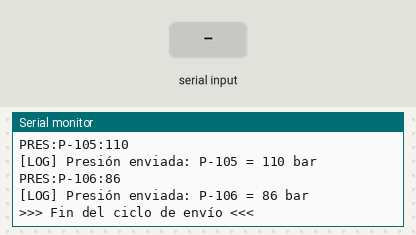
Bench run of a sketch on a simulated Arduino Uno, built with avr-gcc and run on an emulated ATmega328P. On the bench: the last lines printed to the serial monitor. The test bench sets the inputs (shaded band). Random numbers use the default seed unless the sketch sets one.

Above: at 4.3 s.
4.4 s: "STATUS\n" received over Serial
At 5.1 s:
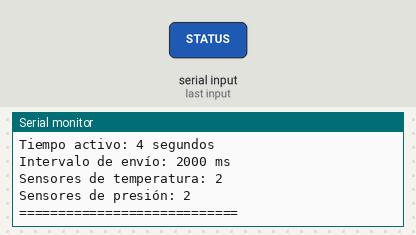
5.9 s: "RESET\n" received over Serial
At 6.9 s:
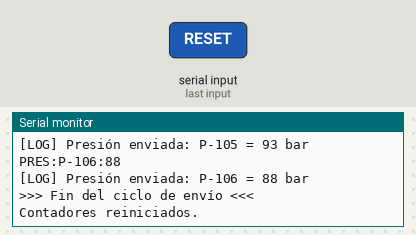
7.4 s: "HELP\n" received over Serial
At 8.8 s:
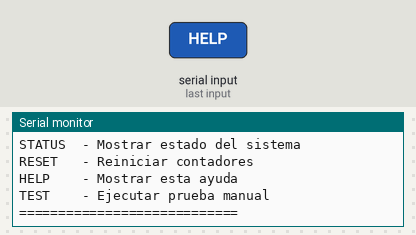
9.1 s: "TEST\n" received over Serial
At 9.35 s:
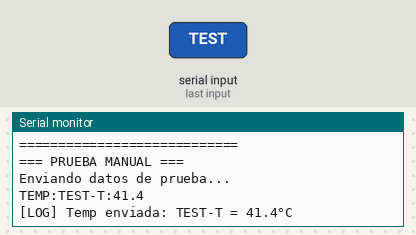
10.6 s: "1\n" received over Serial
At 11.1 s:
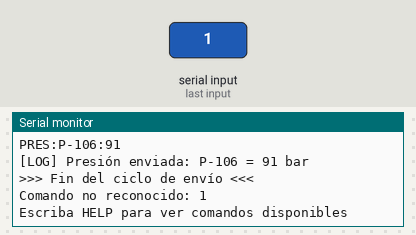
Timing chart, 0 to 13.1 s (numbered marks = the images above; inputs shaded):
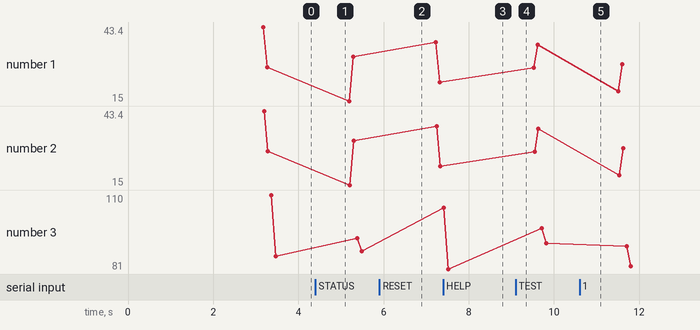

Measured:
- after the input at 4.4 s, the serial monitor: prints a new line at once (image 1)
- after the input at 5.9 s, the serial monitor: prints a new line at once (image 2)
- after the input at 7.4 s, the serial monitor: prints a new line after 0.25 s (image 3)
- after the input at 9.1 s, the serial monitor: prints a new line at once (image 4)
- after the input at 10.6 s, the serial monitor: prints a new line at once (image 5)
- plotted number 1: 22.2 → 36.6 after the input at 9.1 s
- plotted number 2: 22.2 → 36.6 after the input at 9.1 s
- plotted number 3: 81 → 91 after the input at 9.1 s

The sketch:

arduino_simulador.ino
```cpp
/*
 * Simulador Arduino para Sistema de Gestión Polimórfica de Sensores IoT
 * Archivo: arduino_simulador.ino
 * Autor: Santiago Euresti
 * Fecha: 30 de octubre de 2024
 *
 * Este programa simula el envío de datos de sensores a través del puerto serial
 * para ser leídos por el sistema principal de gestión de sensores.
 *
 * Formato de datos enviados:
 * - TEMP:<nombre_sensor>:<valor_float>
 * - PRES:<nombre_sensor>:<valor_int>
 */

// Configuración del sistema
const unsigned long INTERVALO_ENVIO = 2000;  // Envío cada 2 segundos
const int NUM_SENSORES_TEMP = 2;              // Número de sensores de temperatura
const int NUM_SENSORES_PRES = 2;              // Número de sensores de presión

// Variables para el control de tiempo
unsigned long ultimoEnvio = 0;
int contadorCiclo = 0;

// Nombres de los sensores simulados
const char* sensoresTemp[NUM_SENSORES_TEMP] = {"T-001", "T-002"};
const char* sensoresPres[NUM_SENSORES_PRES] = {"P-105", "P-106"};

// Rangos de valores para simulación
const float TEMP_MIN = 15.0;
const float TEMP_MAX = 45.0;
const int PRES_MIN = 70;
const int PRES_MAX = 110;

/**
 * @brief Configuración inicial del Arduino
 */
void setup() {
  // Inicializar comunicación serial
  Serial.begin(9600);

  // Inicializar generador de números aleatorios
  randomSeed(analogRead(0));

  // Esperar a que se establezca la conexión serial
  delay(1000);

  // Mensaje de inicio
  Serial.println("=== SIMULADOR ARDUINO - SENSORES IoT ===");
  Serial.println("Iniciando simulación de sensores...");
  Serial.println("Formato: TIPO:NOMBRE:VALOR");
  Serial.println("TEMP = Temperatura (float)");
  Serial.println("PRES = Presión (int)");
  Serial.println("=====================================");

  delay(2000);
}

/**
 * @brief Bucle principal del programa
 */
void loop() {
  unsigned long tiempoActual = millis();

  // Verificar si es tiempo de enviar datos
  if (tiempoActual - ultimoEnvio >= INTERVALO_ENVIO) {
    enviarDatosSensores();
    ultimoEnvio = tiempoActual;
    contadorCiclo++;

    // Mostrar información de estado cada 10 ciclos
    if (contadorCiclo % 10 == 0) {
      Serial.println("--- Estado del Sistema ---");
      Serial.print("Ciclos completados: ");
      Serial.println(contadorCiclo);
      Serial.print("Tiempo activo: ");
      Serial.print(millis() / 1000);
      Serial.println(" segundos");
      Serial.println("-------------------------");
    }
  }

  // Verificar si hay comandos desde el puerto serial
  procesarComandosSerial();

  // Pequeña pausa para evitar saturar el procesador
  delay(50);
}

/**
 * @brief Envía datos simulados de todos los sensores
 */
void enviarDatosSensores() {
  Serial.println("\n>>> Enviando datos de sensores <<<");

  // Enviar datos de sensores de temperatura
  for (int i = 0; i < NUM_SENSORES_TEMP; i++) {
    enviarDatosTemperatura(sensoresTemp[i]);
    delay(100);  // Pequeña pausa entre envíos
  }

  // Enviar datos de sensores de presión
  for (int i = 0; i < NUM_SENSORES_PRES; i++) {
    enviarDatosPresion(sensoresPres[i]);
    delay(100);  // Pequeña pausa entre envíos
  }

  Serial.println(">>> Fin del ciclo de envío <<<\n");
}

/**
 * @brief Genera y envía datos de temperatura para un sensor específico
 * @param nombreSensor Nombre del sensor de temperatura
 */
void enviarDatosTemperatura(const char* nombreSensor) {
  // Generar temperatura aleatoria con variación realista
  float temperatura = generarTemperaturaAleatoria();

  // Enviar en formato: TEMP:nombre:valor
  Serial.print("TEMP:");
  Serial.print(nombreSensor);
  Serial.print(":");
  Serial.println(temperatura, 1);  // 1 decimal de precisión

  // Log local para depuración
  Serial.print("[LOG] Temp enviada: ");
  Serial.print(nombreSensor);
  Serial.print(" = ");
  Serial.print(temperatura, 1);
  Serial.println("°C");
}

/**
 * @brief Genera y envía datos de presión para un sensor específico
 * @param nombreSensor Nombre del sensor de presión
 */
void enviarDatosPresion(const char* nombreSensor) {
  // Generar presión aleatoria dentro del rango
  int presion = generarPresionAleatoria();

  // Enviar en formato: PRES:nombre:valor
  Serial.print("PRES:");
  Serial.print(nombreSensor);
  Serial.print(":");
  Serial.println(presion);

  // Log local para depuración
  Serial.print("[LOG] Presión enviada: ");
  Serial.print(nombreSensor);
  Serial.print(" = ");
  Serial.print(presion);
  Serial.println(" bar");
}

/**
 * @brief Genera una temperatura aleatoria con variación realista
 * @return Valor de temperatura simulada
 */
float generarTemperaturaAleatoria() {
  // Generar variación base
  float temperatura = random(TEMP_MIN * 10, TEMP_MAX * 10) / 10.0;

  // Añadir pequeña variación decimal para mayor realismo
  float variacion = random(-5, 6) / 10.0;  // Variación de ±0.5°C
  temperatura += variacion;

  // Asegurar que esté dentro del rango
  if (temperatura < TEMP_MIN) temperatura = TEMP_MIN;
  if (temperatura > TEMP_MAX) temperatura = TEMP_MAX;

  return temperatura;
}

/**
 * @brief Genera una presión aleatoria dentro del rango especificado
 * @return Valor de presión simulada
 */
int generarPresionAleatoria() {
  return random(PRES_MIN, PRES_MAX + 1);
}

/**
 * @brief Procesa comandos recibidos desde el puerto serial
 */
void procesarComandosSerial() {
  if (Serial.available() > 0) {
    String comando = Serial.readStringUntil('\n');
    comando.trim();  // Eliminar espacios en blanco

    if (comando.equalsIgnoreCase("STATUS")) {
      mostrarEstadoSistema();
    }
    else if (comando.equalsIgnoreCase("RESET")) {
      reiniciarContadores();
    }
    else if (comando.equalsIgnoreCase("HELP")) {
      mostrarAyuda();
    }
    else if (comando.equalsIgnoreCase("TEST")) {
      ejecutarPruebaManual();
    }
    else if (comando.length() > 0) {
      Serial.print("Comando no reconocido: ");
      Serial.println(comando);
      Serial.println("Escriba HELP para ver comandos disponibles");
    }
  }
}

/**
 * @brief Muestra el estado actual del sistema simulador
 */
void mostrarEstadoSistema() {
  Serial.println("\n=== ESTADO DEL SIMULADOR ===");
  Serial.print("Ciclos completados: ");
  Serial.println(contadorCiclo);
  Serial.print("Tiempo activo: ");
  Serial.print(millis() / 1000);
  Serial.println(" segundos");
  Serial.print("Intervalo de envío: ");
  Serial.print(INTERVALO_ENVIO);
  Serial.println(" ms");
  Serial.print("Sensores de temperatura: ");
  Serial.println(NUM_SENSORES_TEMP);
  Serial.print("Sensores de presión: ");
  Serial.println(NUM_SENSORES_PRES);
  Serial.println("============================\n");
}

/**
 * @brief Reinicia los contadores del sistema
 */
void reiniciarContadores() {
  contadorCiclo = 0;
  Serial.println("Contadores reiniciados.");
}

/**
 * @brief Muestra la ayuda con comandos disponibles
 */
void mostrarAyuda() {
  Serial.println("\n=== COMANDOS DISPONIBLES ===");
  Serial.println("STATUS  - Mostrar estado del sistema");
  Serial.println("RESET   - Reiniciar contadores");
  Serial.println("HELP    - Mostrar esta ayuda");
  Serial.println("TEST    - Ejecutar prueba manual");
  Serial.println("============================\n");
}

/**
 * @brief Ejecuta una prueba manual de envío de datos
 */
void ejecutarPruebaManual() {
  Serial.println("\n=== PRUEBA MANUAL ===");
  Serial.println("Enviando datos de prueba...");

  enviarDatosTemperatura("TEST-T");
  delay(200);
  enviarDatosPresion("TEST-P");

  Serial.println("Prueba completada.");
  Serial.println("===================\n");
}

/**
 * @brief Función auxiliar para simular fallos ocasionales (opcional)
 */
void simularFallosOcasionales() {
  // 1% de probabilidad de simular un fallo
  if (random(1, 101) == 1) {
    Serial.println("[ERROR] Fallo simulado en sensor");
    delay(500);
  }
}
```
